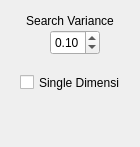
<?xml version="1.0" encoding="UTF-8"?>
<ui version="4.0">
 <class>ParametersRandom</class>
 <widget class="QWidget" name="ParametersRandom">
  <property name="geometry">
   <rect>
    <x>0</x>
    <y>0</y>
    <width>140</width>
    <height>147</height>
   </rect>
  </property>
  <property name="windowTitle">
   <string>Form</string>
  </property>
  <widget class="QDoubleSpinBox" name="varianceSpin">
   <property name="geometry">
    <rect>
     <x>50</x>
     <y>30</y>
     <width>50</width>
     <height>25</height>
    </rect>
   </property>
   <property name="font">
    <font>
     <pointsize>9</pointsize>
    </font>
   </property>
   <property name="minimum">
    <double>0.010000000000000</double>
   </property>
   <property name="maximum">
    <double>3.140000000000000</double>
   </property>
   <property name="singleStep">
    <double>0.050000000000000</double>
   </property>
   <property name="value">
    <double>0.100000000000000</double>
   </property>
  </widget>
  <widget class="QLabel" name="varianceLabel">
   <property name="geometry">
    <rect>
     <x>20</x>
     <y>10</y>
     <width>100</width>
     <height>21</height>
    </rect>
   </property>
   <property name="font">
    <font>
     <pointsize>9</pointsize>
    </font>
   </property>
   <property name="text">
    <string>Search Variance</string>
   </property>
   <property name="alignment">
    <set>Qt::AlignCenter</set>
   </property>
  </widget>
  <widget class="QCheckBox" name="singleDimCheck">
   <property name="geometry">
    <rect>
     <x>20</x>
     <y>70</y>
     <width>100</width>
     <height>25</height>
    </rect>
   </property>
   <property name="font">
    <font>
     <pointsize>9</pointsize>
    </font>
   </property>
   <property name="toolTip">
    <string>&lt;!DOCTYPE HTML PUBLIC &quot;-//W3C//DTD HTML 4.0//EN&quot; &quot;http://www.w3.org/TR/REC-html40/strict.dtd&quot;&gt;
&lt;html&gt;&lt;head&gt;&lt;meta name=&quot;qrichtext&quot; content=&quot;1&quot; /&gt;&lt;style type=&quot;text/css&quot;&gt;
p, li { white-space: pre-wrap; }
&lt;/style&gt;&lt;/head&gt;&lt;body style=&quot; font-family:'Lucida Grande'; font-size:9pt; font-weight:400; font-style:normal;&quot;&gt;
&lt;p style=&quot; margin-top:0px; margin-bottom:0px; margin-left:0px; margin-right:0px; -qt-block-indent:0; text-indent:0px;&quot;&gt;Search new policies one single dimension at a time (rather than exploring multiple dimensions concurrently)&lt;/p&gt;&lt;/body&gt;&lt;/html&gt;</string>
   </property>
   <property name="text">
    <string>Single Dimension</string>
   </property>
  </widget>
 </widget>
 <resources/>
 <connections/>
</ui>
